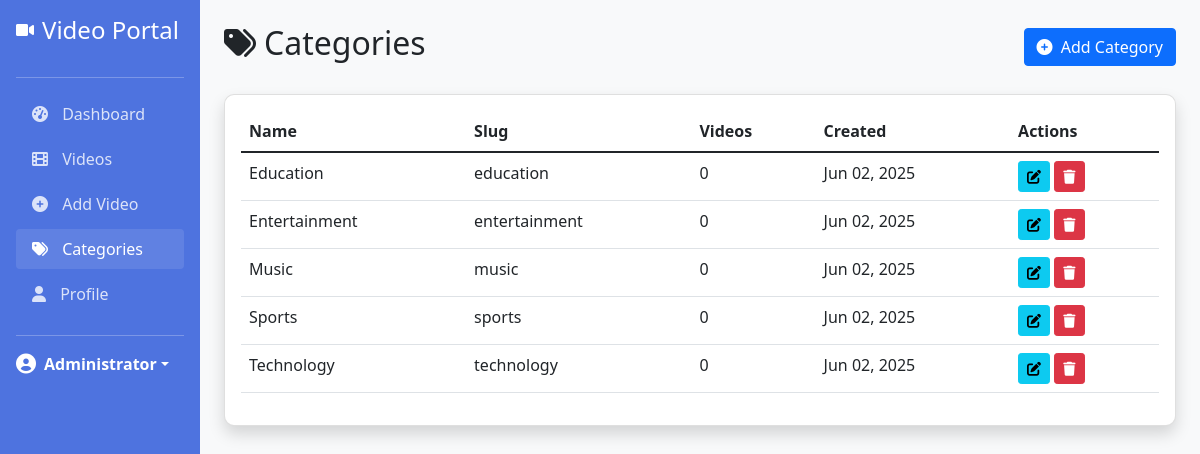
Screenshot of /admin/categories.php (signed in) with the database file from the repository.
### tables this page shows
CREATE TABLE categories (
    id INT AUTO_INCREMENT PRIMARY KEY,
    name VARCHAR(100) NOT NULL UNIQUE,
    slug VARCHAR(100) NOT NULL UNIQUE,
    created_at TIMESTAMP DEFAULT CURRENT_TIMESTAMP,
    updated_at TIMESTAMP DEFAULT CURRENT_TIMESTAMP ON UPDATE CURRENT_TIMESTAMP
);

### admin/categories.php (the view, shortened to what this page needs)
<?php
require_once '../includes/session.php';
$query = "SELECT c.*, COUNT(v.id) as video_count
          FROM categories c
          LEFT JOIN videos v ON c.id = v.category_id
          GROUP BY c.id
          ORDER BY c.name ASC";
$categories = $conn->query($query);
?>
<!DOCTYPE html>
<html lang="en">
<head>
    <link href="https://cdn.jsdelivr.net/npm/bootstrap@5.1.3/dist/css/bootstrap.min.css" rel="stylesheet">
    <link rel="stylesheet" href="https://cdnjs.cloudflare.com/ajax/libs/font-awesome/6.0.0-beta3/css/all.min.css">
</head>
<body>
    <div class="container-fluid">
        <div class="row">
            <div class="col-md-2 sidebar p-0">
                <div class="d-flex flex-column p-3">
                    <a href="dashboard.php" class="d-flex align-items-center mb-3 text-decoration-none text-white">
                        <i class="fas fa-video me-2"></i>
                        <h4 class="mb-0">Video Portal</h4>
                    </a>
                    <hr>
                    <ul class="nav nav-pills flex-column mb-auto">
                        <li class="nav-item">
                            <a href="dashboard.php" class="nav-link">
                                <i class="fas fa-tachometer-alt"></i> Dashboard
                            </a>
                        </li>
                        <li class="nav-item">
                            <a href="videos.php" class="nav-link">
                                <i class="fas fa-film"></i> Videos
                            </a>
                        </li>
                        <li class="nav-item">
                            <a href="add_video.php" class="nav-link">
                                <i class="fas fa-plus-circle"></i> Add Video
                            </a>
                        </li>
                        <li class="nav-item">
                            <a href="categories.php" class="nav-link active">
                                <i class="fas fa-tags"></i> Categories
                            </a>
                        </li>
                        <li class="nav-item">
                            <a href="profile.php" class="nav-link">
                                <i class="fas fa-user"></i> Profile
                            </a>
                        </li>
                    </ul>
                    <hr>
                    <div class="dropdown">
                        <a href="#" class="d-flex align-items-center text-white text-decoration-none dropdown-toggle" id="dropdownUser1" data-bs-toggle="dropdown" aria-expanded="false">
                            <i class="fas fa-user-circle me-2 fs-5"></i>
                            <strong><?php echo $_SESSION['full_name']; ?></strong>
                        </a>
                    </div>
                </div>
            </div>
            <div class="col-md-10 p-4">
                <div class="d-flex justify-content-between align-items-center mb-4">
                    <h2><i class="fas fa-tags me-2"></i>Categories</h2>
                    <button class="btn btn-primary" data-bs-toggle="modal" data-bs-target="#addCategoryModal">
                        <i class="fas fa-plus-circle me-1"></i> Add Category
                    </button>
                </div>
                <div class="card shadow mb-4">
                    <div class="card-body">
                        <div class="table-responsive">
                            <table class="table table-hover">
                                <thead>
                                    <tr>
                                        <th>Name</th>
                                        <th>Slug</th>
                                        <th>Videos</th>
                                        <th>Created</th>
                                        <th>Actions</th>
                                    </tr>
                                </thead>
                                <tbody>
                                    <?php if ($categories->num_rows > 0): ?>
                                        <?php while ($category = $categories->fetch_assoc()): ?>
                                            <tr>
                                                <td><?php echo $category['name']; ?></td>
                                                <td><?php echo $category['slug']; ?></td>
                                                <td><?php echo $category['video_count']; ?></td>
                                                <td><?php echo date('M d, Y', strtotime($category['created_at'])); ?></td>
                                                <td>
                                                    <button class="btn btn-sm btn-info edit-category"
                                                            data-id="<?php echo $category['id']; ?>"
                                                            data-name="<?php echo $category['name']; ?>"
                                                            data-bs-toggle="modal"
                                                            data-bs-target="#editCategoryModal">
                                                        <i class="fas fa-edit"></i>
                                                    </button>
                                                    <?php if ($category['video_count'] == 0): ?>
                                                        <button class="btn btn-sm btn-danger delete-category"
                                                                data-id="<?php echo $category['id']; ?>"
                                                                data-name="<?php echo $category['name']; ?>"
                                                                data-bs-toggle="modal"
                                                                data-bs-target="#deleteCategoryModal">
                                                            <i class="fas fa-trash"></i>
                                                        </button>
                                                    <?php endif; ?>
                                                </td>
                                            </tr>
                                        <?php endwhile; ?>
                                    <?php else: ?>
                                        <tr>
                                            <td colspan="5" class="text-center">No categories found</td>
                                        </tr>
                                    <?php endif; ?>
                                </tbody>
                            </table>
                        </div>
                    </div>
                </div>
            </div>
        </div>
    </div>
</body>
</html>

### admin/categories.php (style rules this page uses)
body { background-color: #f8f9fa; }
.sidebar { min-height: 100vh; background-color: #4e73df; color: white; }
.sidebar .nav-link { color: rgba(255, 255, 255, 0.8); margin-bottom: 5px; }
.sidebar .nav-link:hover, .sidebar .nav-link.active { color: white; background-color: rgba(255, 255, 255, 0.1); }
.sidebar .nav-link i { margin-right: 10px; }
.card { border-radius: 10px; box-shadow: 0 4px 6px rgba(0, 0, 0, 0.1); }

### rows the page displays
categories: name "Education", slug "education", video_count "0", created_at "Jun 02, 2025"
categories: name "Entertainment", slug "entertainment", video_count "0", created_at "Jun 02, 2025"
categories: name "Music", slug "music", video_count "0", created_at "Jun 02, 2025"
categories: name "Sports", slug "sports", video_count "0", created_at "Jun 02, 2025"
categories: name "Technology", slug "technology", video_count "0", created_at "Jun 02, 2025"

### other values shown
$_SESSION['full_name'] "Administrator"
